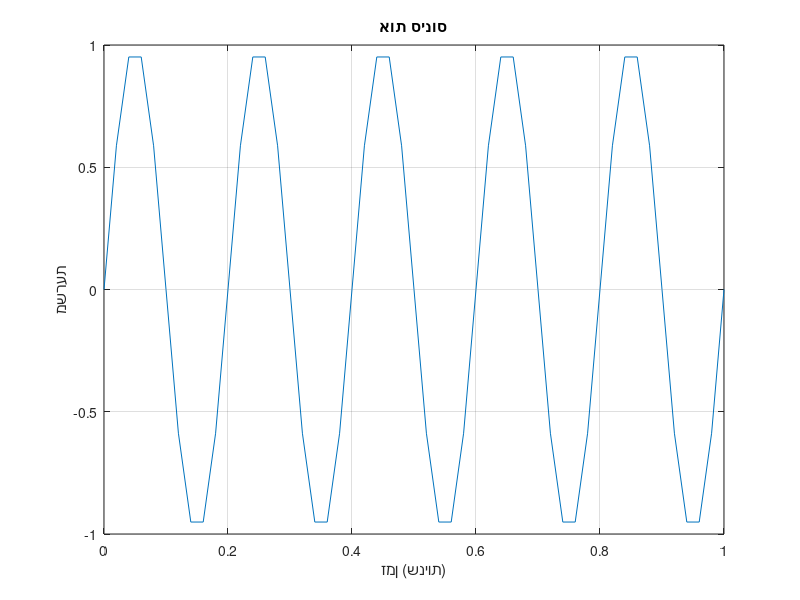

This chart was generated by the following MATLAB code:
close all;

fs = 50;             % קצב דגימה בהרץ
ts = 1/fs;
t = 0:ts:1;            % וקטור זמן למשך שנייה אחת
f = 5;                 % תדר אות הסינוס בהרץ
amplitude = 1;         % משרעת (אמפליטודה)

y = amplitude * sin(2 * pi * f * t); % חישוב האות

plot(t, y);            % הצגת הגרף
xlabel('זמן (שניות)');
ylabel('משרעת');
title('אות סינוס');
grid on;

function spec_try(signal, Fs, N)
Ts = 1 / Fs;
t = 0:Ts:Ts*(N-1) ;
f = -Fs/2:Fs/N:Fs/2 - Fs/N;

fft_sig = fftshift(abs(fft(signal)));

% figure
% plot(f, fft_sig);
% figure
% plot(t,(sig));
figure
imagesc(t, f, fft_sig);
figure
spectrogram(signal);
end
